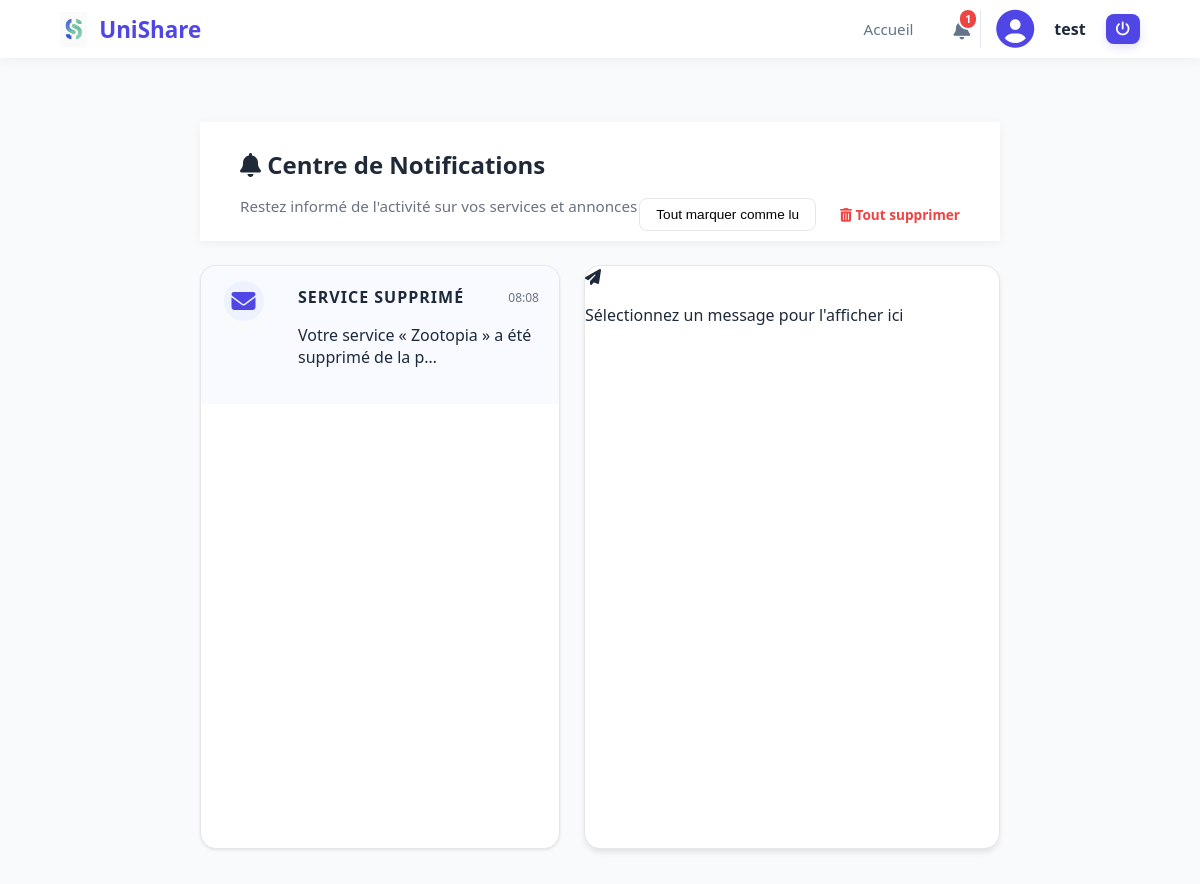
Screenshot of /notifications/ (signed in) with the database file from the repository.
### UniShare/models.py (models this page shows, shortened)
class Notification(models.Model):
    class TypeNotification(models.TextChoices):
        RESERVATION = "RESERVATION", "Notification de réservation"
        ANNONCE = "ANNONCE", "Notification d'annonce"
        RESERVATION_AUTEUR = "RESERVATION_AUTEUR", "Notification pour l'auteur du service"
    id_notif = models.AutoField(primary_key=True)
    titre = models.fields.CharField(max_length=120)
    message = models.fields.TextField()
    lu = models.fields.BooleanField(default=False)
    date = models.fields.DateTimeField(auto_now_add=True)
    type_notification = models.CharField(max_length=20, choices=TypeNotification.choices, default=TypeNotification.ANNONCE)
    auteur = models.ForeignKey(Utilisateur, on_delete=models.CASCADE, related_name="notifications", null=False, blank=False)

### UniShare/views.py (the view)
# urls.py: path("notifications/", views.mesNotifications, name="mesNotifications"),
def mesNotifications(request):
    if 'user_id' not in request.session:
        return HttpResponseRedirect(reverse("connexion"))
    user_id = request.session['user_id']
    etudiant = Etudiant.objects.get(id=user_id)
    notifications = Notification.objects.filter(auteur=etudiant).order_by('-date')
    return render(request, "UniShare/Notification/mesNotifications.html", {
        "lesnotifications": notifications
    })

### UniShare/utils.py (called while the page is built)
def global_notifications(request):
    nb_notif = 0
    if request.session.get('user_id'):
        try:
            etudiant = Etudiant.objects.get(id=request.session['user_id'])
            notifications = Notification.objects.filter(auteur=etudiant, lu=False).order_by('-date')
            nb_notif = notifications.count()
        except Etudiant.DoesNotExist:
            nb_notif = 0
    return {
        'nb_notif': nb_notif
    }

### UniShare/templates/UniShare/Notification/mesNotifications.html (shortened to what this page needs)
{% extends "UniShare/base.html" %}
{% load static %}
{% block content %}
<main class="notifications-page">
    <header class="page-header">
        <div class="header-main">
            <h1><i class="fas fa-bell"></i> Centre de Notifications</h1>
            <p class="subtitle">Restez informé de l'activité sur vos services et annonces</p>
        </div>
        <div class="header-actions">
            {% if lesnotifications %}
                <form action="{% url 'marquerToutesNotificationsCommeLues' %}" method="post">
                    <button type="submit" class="btn-secondary-sm">Tout marquer comme lu</button>
                </form>
                <a href="{% url 'supprimerToutesNotifications' %}" class="btn-danger-text" onclick="return confirm('Supprimer toutes les notifications ?')">
                    <i class="fas fa-trash-alt"></i> Tout supprimer
                </a>
            {% endif %}
        </div>
    </header>
    <div class="notifications-split-container">
        {% if lesnotifications %}
            <aside class="notif-sidebar">
                <div class="notif-list">
                    {% for notification in lesnotifications %}
                        <div class="notif-item {% if not notification.lu %}unread{% endif %}"
                             onclick="selectNotification(this)"
                             data-id="{{ notification.id_notif }}"
                             data-titre="{{ notification.titre }}"
                             data-message="{{ notification.message }}"
                             data-date="{{ notification.date|date:'d M Y à H:i' }}">
                            <div class="notif-icon">
                                {% if notification.lu %}
                                    <div class="icon-circle bg-light"><i class="fas fa-envelope-open text-muted"></i></div>
                                {% else %}
                                    <div class="icon-circle bg-primary-light"><i class="fas fa-envelope text-primary"></i></div>
                                {% endif %}
                            </div>
                            <div class="notif-content">
                                <div class="notif-header">
                                    <h3 class="notif-title">{{ notification.titre }}</h3>
                                    <span class="notif-time">{{ notification.date|date:"H:i" }}</span>
                                </div>
                                <p class="notif-excerpt">{{ notification.message|truncatechars:50 }}</p>
                            </div>
                        </div>
                    {% endfor %}
                </div>
            </aside>
            <section class="notif-detail-pane" id="notifDetailPane">
                <div class="empty-detail" id="emptyDetail">
                    <div class="illustration">
                        <i class="fas fa-paper-plane"></i>
                    </div>
                    <p>Sélectionnez un message pour l'afficher ici</p>
                </div>
            </section>
        {% endif %}
    </div>
</main>
{% endblock %}

### UniShare/static/css/style.css (style rules this page uses)
:root { --primary: #4F46E5; --secondary: #10B981; --text: #1E293B; --white: #ffffff; }
body { margin: 0; font-family: 'Segoe UI', sans-serif; background: #f8fafc; height: 100vh; color: var(--text); }
header { display: flex; align-items: center; justify-content: space-between; padding: 10px 5%; background: var(--white); box-shadow: 0 2px 10px rgba(0,0,0,0.05); }
h3 { font-size: 1rem; color: #94a3b8; text-transform: uppercase; letter-spacing: 1px; margin-bottom: 1rem; }
.page-header { display: flex; justify-content: space-between; align-items: center; margin-bottom: 15px; }
.subtitle { color: #64748b; font-size: 1rem; }
.icon-circle { width: 60px; height: 60px; border-radius: 50%; display: flex; align-items: center; justify-content: center; margin: 0 auto 1rem; font-size: 1.5rem; }
.bg-primary-light { background: #eef2ff; }
.notifications-page { max-width: 800px; margin: 2rem auto; padding: 0 1rem; }
.notif-item { display: flex; padding: 1.25rem; border-bottom: 1px solid #f1f5f9; position: relative; transition: background 0.2s; }
.notif-item:last-child { border-bottom: none; }
.notif-item.unread { background: #f8faff; }
.notif-icon { width: 45px; min-width: 45px; height: 45px; border-radius: 50%; background: #f8fafc; display: flex; align-items: center; justify-content: center; font-size: 1.2rem; margin-right: 1rem; }
.notif-content { flex-grow: 1; }
.notif-header { display: flex; justify-content: space-between; align-items: center; margin-bottom: 0.25rem; }
.notif-header h3 { font-size: 1rem; font-weight: 700; color: var(--text); margin: 0; }
.notif-time { font-size: 0.75rem; color: #94a3b8; }

### UniShare/templates/UniShare/Notification/mesNotifications.html (style rules this page uses)
:root { --primary: #4f46e5; --primary-light: #eef2ff; --danger: #ef4444; --text-main: #1f2937; --text-muted: #6b7280; --border: #e5e7eb; --bg-card: #ffffff; }
.notifications-page { padding: 2rem; height: calc(100vh - 70px); background-color: #f9fafb; }
.page-header { display: flex; justify-content: space-between; align-items: flex-end; margin-bottom: 1.5rem; }
.header-main h1 { font-size: 1.5rem; color: var(--text-main); margin-bottom: 0.25rem; }
.subtitle { color: var(--text-muted); font-size: 0.95rem; }
.header-actions { display: flex; align-items: center; gap: 1.5rem; }
.notifications-split-container { display: grid; grid-template-columns: 360px 1fr; gap: 1.5rem; height: 80%; }
.notif-sidebar { background: var(--bg-card); border-radius: 1rem; border: 1px solid var(--border); box-shadow: 0 1px 3px rgba(0,0,0,0.1); overflow-y: auto; }
.notif-item { padding: 1.25rem; border-bottom: 1px solid var(--border); cursor: pointer; transition: all 0.2s cubic-bezier(0.4, 0, 0.2, 1); display: flex; gap: 1rem; }
.icon-circle { width: 40px; height: 40px; border-radius: 50%; display: flex; align-items: center; justify-content: center; flex-shrink: 0; }
.bg-primary-light { background: var(--primary-light); }
.text-primary { color: var(--primary); }
.notif-title { font-size: 0.95rem; font-weight: 600; color: var(--text-main); margin: 0; }
.notif-time { font-size: 0.75rem; color: var(--text-muted); }
.notif-detail-pane { background: var(--bg-card); border-radius: 1rem; border: 1px solid var(--border); box-shadow: 0 4px 6px -1px rgba(0,0,0,0.1); display: flex; flex-direction: column; }
.btn-secondary-sm { background: white; border: 1px solid var(--border); padding: 0.5rem 1rem; border-radius: 0.5rem; font-weight: 500; cursor: pointer; font-size: 0.85rem; }
.btn-danger-text { color: var(--danger); font-size: 0.85rem; font-weight: 600; text-decoration: none; }

### rows the page displays
Notification: lu False (drawn), titre "SERVICE SUPPRIMÉ", date "08:08", message "Votre service « Zootopia » a été supprimé de la p…"

### other values shown
{{ nb_notif }} "1"
{{ request.session.user_prenom }} "test"
